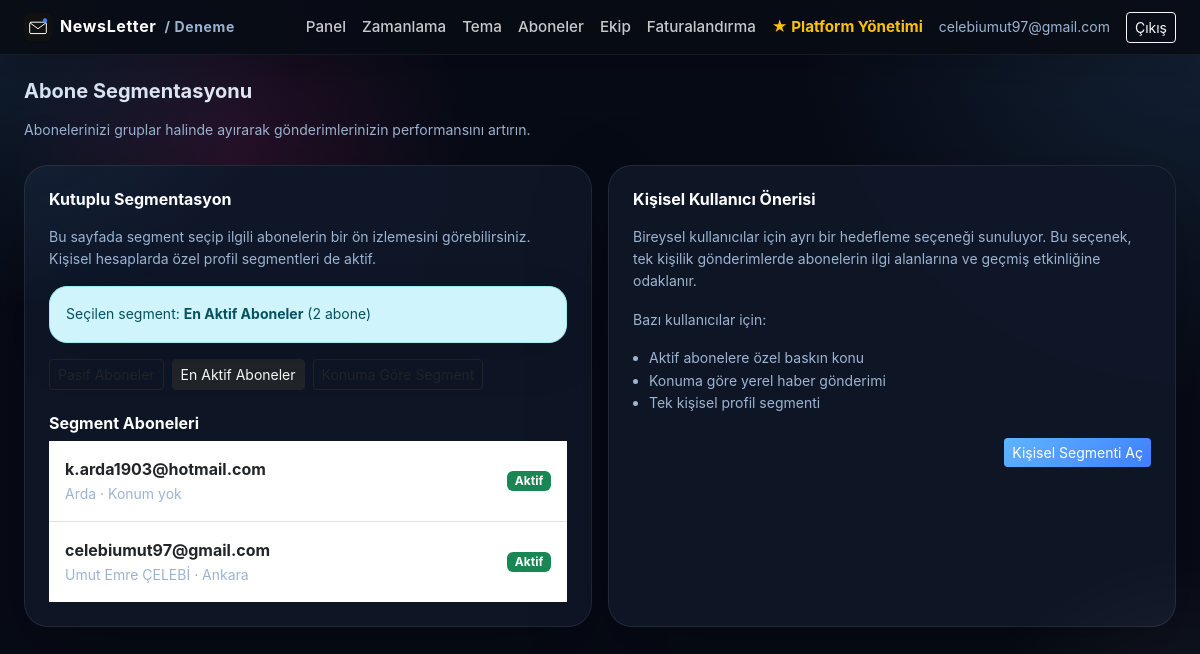
/panel/segments?segment=active (signed in), run on the app's committed database.
### app/models.py (models this page shows)
class Organization(Base):
    __tablename__ = "organizations"
    id = Column(Integer, primary_key=True)
    name = Column(String(200), nullable=False)
    slug = Column(String(200), unique=True, nullable=False)
    brand_name = Column(String(200), nullable=False)  # mail/panelde görünen marka adı
    owner_email = Column(String(255), nullable=False)
    account_type = Column(String(20), default="company", nullable=False)  # company | individual
    sector_id = Column(Integer, ForeignKey("sectors.id"), nullable=True)  # kayıt sırasında seçilen sektör
    mail_theme = Column(String(20), default="klasik", nullable=False)  # klasik | minimal
    mail_accent = Column(String(20), default="#111111", nullable=False)  # bültende kullanılan vurgu rengi (hex)
    created_at = Column(DateTime, default=datetime.utcnow, nullable=False)
    plan = Column(String(30), default="free", nullable=False)  # free | starter | pro
    subscription_status = Column(String(30), default="trialing", nullable=False)
    trial_ends_at = Column(DateTime, nullable=True)
    subscription_expires_at = Column(DateTime, nullable=True)  # Shopier tekrarlayan ödeme yapmadığı için manuel takip edilir
    current_duration_days = Column(Integer, nullable=True)  # 30/90/180/365 - hangi süre paketi aktif, Faturalandırma sayfasında doğru kutuyu "Yenile" göstermek için
    renewal_reminder_sent_at = Column(DateTime, nullable=True)
    api_key = Column(String(64), unique=True, nullable=True)
    mail_theme = Column(String, default="klasik")
    mail_accent = Column(String, default="#000000")

class Subscriber(Base):
    __tablename__ = "subscribers"
    __table_args__ = (UniqueConstraint("organization_id", "email", name="uq_subscriber_org_email"),)
    id = Column(Integer, primary_key=True)
    organization_id = Column(Integer, ForeignKey("organizations.id"), nullable=False, index=True)
    email = Column(String(255), nullable=False)
    name = Column(String(200), nullable=True)
    active = Column(Boolean, default=True, nullable=False)
    added_at = Column(DateTime, default=datetime.utcnow, nullable=False)
    detected_city = Column(String(100), nullable=True)  # "Konumumu Kullan" ile algılanan şehir
    categories = relationship("Category", secondary=subscriber_categories)
    use_custom_schedule = Column(Boolean, default=False, nullable=False)
    custom_days_of_week = Column(String(50), nullable=True)
    custom_hour = Column(Integer, nullable=True)
    custom_minute = Column(Integer, nullable=True)

### app/routers/panel.py (the view)
@router.get("/segments")
def segments_page(request: Request, db: Session = Depends(get_db)):
    guard, org = _guard(request, db)
    if guard:
        return guard
    plan = get_plan(org.plan, org.account_type)
    if not plan.get("subscriber_segmentation"):
        return RedirectResponse(url="/panel?error=segments_not_allowed", status_code=302)
    segments_list = [
        {
            "slug": "inactive",
            "title": "Pasif Aboneler",
            "description": "Uzun süredir maillerinizi açmayan abonelere özel takip planı hazırlayın.",
            "example": "Onları yeniden kazanmak için hatırlatma gönderin.",
        },
        {
            "slug": "active",
            "title": "En Aktif Aboneler",
            "description": "En sık etkileşim gösteren aboneleri hedefleyerek dönüşümü artırın.",
            "example": "Onlara özel teklifler ve erken erişim sunun.",
        },
        {
            "slug": "region",
            "title": "Konuma Göre Segment",
            "description": "Abonelerinizi şehir ve bölgeye göre gruplandırarak yerel içerik gönderin.",
            "example": "Yerel duyurularla ilgiyi yükseltin.",
        },
    ]
    if org.account_type == "individual":
        segments_list.append({
            "slug": "personal_profile",
            "title": "Kişisel Profil Segmenti",
            "description": "Kişisel kullanıcı davranışına göre daha özel gönderimler yapın.",
            "example": "Her aboneye onun ilgilendiği konulardan bahsedin.",
            "personal": True,
        })
    selected_segment_slug = request.query_params.get("segment")
    selected_segment = None
    segment_subscribers = []
    segment_count = 0
    if selected_segment_slug:
        selected_segment = next((s for s in segments_list if s["slug"] == selected_segment_slug), None)
        if selected_segment:
            query = db.query(Subscriber).filter(Subscriber.organization_id == org.id)
            if selected_segment_slug == "inactive":
                query = query.filter(Subscriber.active.is_(False))
            elif selected_segment_slug == "active":
                query = query.filter(Subscriber.active.is_(True))
            elif selected_segment_slug == "region":
                query = query.filter(Subscriber.detected_city.isnot(None))
            elif selected_segment_slug == "personal_profile" and org.account_type == "individual":
                query = query.filter(Subscriber.active.is_(True))
            segment_subscribers = query.order_by(Subscriber.added_at.desc()).limit(8).all()
            segment_count = query.count()
    return templates.TemplateResponse("campaign_templates.html", {
        "request": request,
        "user": current_user_email(request),
        "org": org,
        "plan": plan,
        "segments_list": segments_list,
        "selected_segment": selected_segment,
        "segment_subscribers": segment_subscribers,
        "segment_count": segment_count,
    })

### app/templates/campaign_templates.html (shortened to what this page needs)
{% extends "base.html" %}
{% block content %}
<h5 class="fw-bold mb-3">Abone Segmentasyonu</h5>
<p class="text-secondary small mb-4">Abonelerinizi gruplar halinde ayırarak gönderimlerinizin performansını artırın.</p>
{% if not plan.subscriber_segmentation %}
<div class="alert alert-warning">Bu plan için aboneleri segmentlere ayırma kapalı. <a href="/panel/billing">Planınızı yükseltin</a>.</div>
{% else %}
<div class="row g-3">
  <div class="col-md-6">
    <div class="card-corp p-4 h-100">
      <h6 class="fw-bold mb-3">Kutuplu Segmentasyon</h6>
      <p class="small text-secondary">Bu sayfada segment seçip ilgili abonelerin bir ön izlemesini görebilirsiniz. Kişisel hesaplarda özel profil segmentleri de aktif.</p>
      {% if selected_segment %}
      <div class="alert alert-info small">Seçilen segment: <strong>{{ selected_segment.title }}</strong> ({{ segment_count }} abone)</div>
      {% endif %}
      <div class="d-flex flex-wrap gap-2">
        {% for segment in segments_list %}
        <a href="?segment={{ segment.slug }}" class="btn btn-outline-dark btn-sm{% if selected_segment and selected_segment.slug == segment.slug %} active{% endif %}">
          {{ segment.title }}
        </a>
        {% endfor %}
      </div>
      {% if selected_segment %}
      <div class="mt-4">
        <h6 class="fw-bold">Segment Aboneleri</h6>
        {% if segment_subscribers %}
        <ul class="list-group list-group-flush">
          {% for s in segment_subscribers %}
          <li class="list-group-item d-flex justify-content-between align-items-center p-3">
            <div>
              <div class="fw-bold">{{ s.email }}</div>
              <div class="small text-secondary">{{ s.name or 'İsim yok' }} · {% if s.detected_city %}{{ s.detected_city }}{% else %}Konum yok{% endif %}</div>
            </div>
            <span class="badge bg-{{ 'success' if s.active else 'secondary' }}">{{ 'Aktif' if s.active else 'Pasif' }}</span>
          </li>
          {% endfor %}
        </ul>
        {% else %}
        <div class="alert alert-secondary small">Bu segment için henüz abone yok.</div>
        {% endif %}
      </div>
      {% endif %}
    </div>
  </div>
  <div class="col-md-6">
    <div class="card-corp p-4 h-100">
      <h6 class="fw-bold mb-3">Kişisel Kullanıcı Önerisi</h6>
      <p class="small text-secondary">Bireysel kullanıcılar için ayrı bir hedefleme seçeneği sunuluyor. Bu seçenek, tek kişilik gönderimlerde abonelerin ilgi alanlarına ve geçmiş etkinliğine odaklanır.</p>
      <p class="small text-secondary">Bazı kullanıcılar için:</p>
      <ul class="small text-secondary ps-3">
        <li>Aktif abonelere özel baskın konu</li>
        <li>Konuma göre yerel haber gönderimi</li>
        <li>Tek kişisel profil segmenti</li>
      </ul>
      <div class="text-end mt-4">
        <a href="?segment=personal_profile" class="btn btn-dark btn-sm">Kişisel Segmenti Aç</a>
      </div>
    </div>
  </div>
</div>
{% endif %}
{% endblock %}

### app/templates/base.html (shortened to what this page needs)
<!DOCTYPE html>
<html lang="tr">
<head>
<link href="https://cdn.jsdelivr.net/npm/bootstrap@5.3.3/dist/css/bootstrap.min.css" rel="stylesheet">
<link href="/static/style.css" rel="stylesheet">
</head>
<body>
{% if user %}
<nav class="navbar navbar-dark navbar-corp">
  <div class="container-fluid px-4">
    <a class="navbar-brand fw-bold d-flex align-items-center gap-2" href="/panel">
      <img src="/static/logo.svg" alt="" height="28">
      {{ brand_name }}{% if org %}<span class="small text-secondary">/ {{ org.name }}</span>{% endif %}
    </a>
    <div class="d-flex align-items-center gap-3">
      <a href="/panel" class="nav-link-corp">Panel</a>
      <a href="/panel/schedule" class="nav-link-corp">Zamanlama</a>
      <a href="/panel/theme" class="nav-link-corp">Tema</a>
      {% if org and org.account_type == 'individual' %}
        <a href="/panel/my-categories" class="nav-link-corp">Kategorilerim</a>
      {% else %}
        <a href="/panel/subscribers" class="nav-link-corp">Aboneler</a>
        <a href="/panel/team" class="nav-link-corp">Ekip</a>
      {% endif %}
      <a href="/panel/billing" class="nav-link-corp">Faturalandırma</a>
      {% if user and owner_email and user.lower() == owner_email.lower() %}
        <a href="/owner" class="nav-link-corp text-warning fw-bold">★ Platform Yönetimi</a>
      {% endif %}
      <span class="text-secondary small">{{ user }}</span>
      <a href="/logout" class="btn btn-sm btn-outline-light">Çıkış</a>
    </div>
  </div>
</nav>
{% endif %}
<div class="container-fluid px-4 py-4">
{% block content %}{% endblock %}
</div>
</body>
</html>

### app/static/style.css (style rules this page uses)
:root { --bg-base: #070b16; --bg-layer: radial-gradient(circle at top right, rgba(96,180,255,0.14), transparent 28%), radial-gradient(circle at 20% 20%, rgba(225,47,145,0.14), transparent 20%), #070b16; --surface: rgba(15, 23, 40, 0.96); --surface-soft: rgba(13, 18, 32, 0.9); --surface-border: rgba(255,255,255,0.08); --text-primary: #e8eef8; --text-secondary: #9db4d1; --text-muted: #7d8fa8; --accent: #60b4ff; --accent-strong: #3f7fff; --accent-soft: rgba(96,180,255,0.16); --success: #34d399; --warning: #fbbf24; --danger: #fb7185; --shadow: 0 28px 80px rgba(0,0,0,0.28); }
* { box-sizing: border-box; }
html, body { min-height: 100%; }
body { margin: 0; font-family: 'Inter', -apple-system, BlinkMacSystemFont, 'Segoe UI', Roboto, Arial, sans-serif; background: var(--bg-layer); color: var(--text-primary); line-height: 1.6; -webkit-font-smoothing: antialiased; text-rendering: optimizeLegibility; }
body::before { content: ''; position: fixed; inset: 0; background: radial-gradient(circle at top left, rgba(96,180,255,0.12), transparent 22%), radial-gradient(circle at bottom right, rgba(255,255,255,0.08), transparent 18%); pointer-events: none; z-index: 0; }
nav.navbar-corp { background: rgba(8, 12, 21, 0.92); backdrop-filter: blur(18px); box-shadow: 0 18px 40px rgba(0,0,0,0.16); border-bottom: 1px solid rgba(255,255,255,0.06); position: sticky; top: 0; z-index: 50; }
.navbar-brand { color: #fff; font-size: 1rem; letter-spacing: 0.04em; }
.nav-link-corp { color: rgba(255,255,255,0.78); text-decoration: none; font-size: 0.95rem; font-weight: 500; }
.btn-dark { background: linear-gradient(135deg, var(--accent), var(--accent-strong)); border: none; color: #fff; }
.card-corp { background: var(--surface); border: 1px solid var(--surface-border); border-radius: 24px; box-shadow: var(--shadow); color: var(--text-primary); }
.card-corp h6, .card-corp h5, .card-corp h4 { color: #fff; }
.alert { border-radius: 18px; box-shadow: 0 16px 40px rgba(0,0,0,0.15); }
.text-secondary { color: var(--text-secondary) !important; }

### data on the page
Organization: name "Deneme"
Subscriber: email "k.arda1903@hotmail.com", name "Arda", shows "Konum yok", active "Aktif"
Subscriber: email "celebiumut97@gmail.com", name "Umut Emre ÇELEBİ", detected_city "Ankara", active "Aktif"

### other printed values
{{ brand_name }} "NewsLetter"
{{ user }} "celebiumut97@gmail.com"
{{ selected_segment.title }} "En Aktif Aboneler"
{{ segment_count }} "2"
{{ segment.title }} "En Aktif Aboneler"
